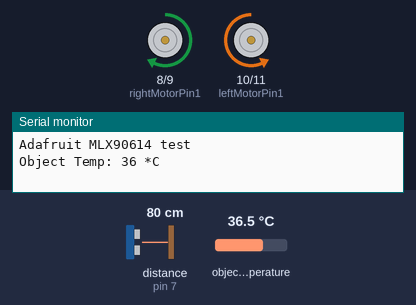
This sketch was run on a simulated Arduino Uno, built with avr-gcc and run on an emulated ATmega328P. Parts: motor-driver pin pairs drawn as motors (green arrow = first pin HIGH = forward, orange = second pin HIGH = backward, longer = more drive, scaled by the enable pin), the last lines printed to the serial monitor. Inputs (shaded band) come from the test bench; at power-on: distance to the obstacle (sensor on pin 7) 80 cm, object temperature 36.5 °C. The echo pulse lasts 58.3 µs per cm.

Above: at 1.7 s.
1.8 s: distance to the obstacle (sensor on pin 7) set to 54 cm
3.3 s: distance to the obstacle (sensor on pin 7) set to 48 cm
At 4.7 s:
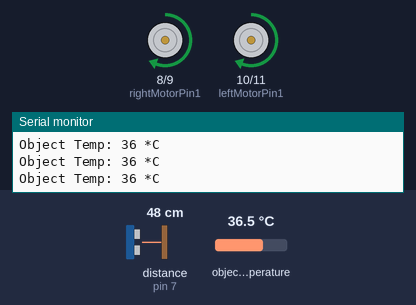
5.2 s: object temperature set to 24.3 °C
6.7 s: object temperature set to 23.7 °C
At 7.5 s:
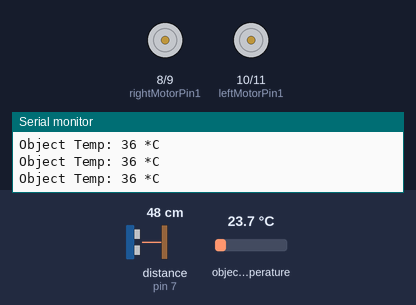
9.2 s: object temperature set to 26 °C
11.1 s: object temperature set to 20 °C
At 12.8 s:
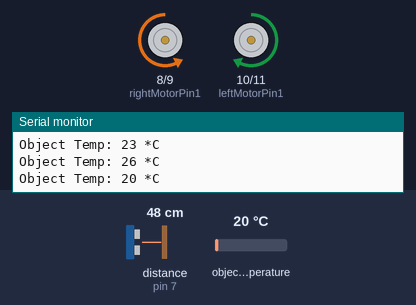
Timing chart, 0 to 16.0 s (numbered marks = the images above; inputs shaded):
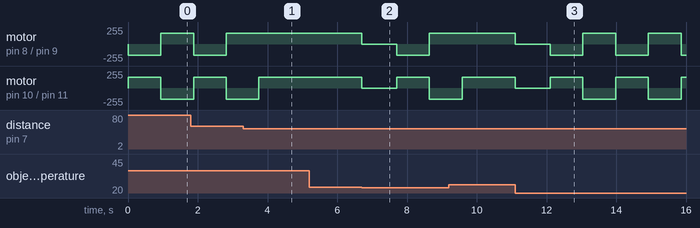

The sketch:

FINALPURSUECODE.ino
```cpp
#include <Adafruit_MLX90614.h>
#include "Ultrasonic.h"
#include <Wire.h>

#define ULTRASONIC_SENSOR_TRIG 9
#define ULTRASONIC_SENSOR_ECHO 8
#define MAX_REGULAR_MOTOR_SPEED 160
#define MAX_MOTOR_ADJUST_SPEED 165
#define DISTANCE_TO_CHECK 50
#define DISTANCE_TO_STOP 15
#define TURN_DURATION 500

// Right motor
int enableRightMotor = 5;
int rightMotorPin1 = 8;
int rightMotorPin2 = 9;

// Left motor
int enableLeftMotor = 6;
int leftMotorPin1 = 10;
int leftMotorPin2 = 11;

void rotateMotor(int rightMotorSpeed, int leftMotorSpeed);
void turnCar();
Ultrasonic ultrasonic(7);
Adafruit_MLX90614 mlx = Adafruit_MLX90614();

void setup() {
  Serial.begin(9600);
  while (!Serial);

  mlx.writeEmissivity(1.0);

  Serial.println("Adafruit MLX90614 test");

  if (!mlx.begin()) {
    Serial.println("Error connecting to MLX sensor. Check wiring.");
    while (1);
  }

  pinMode(enableRightMotor, OUTPUT);
  pinMode(rightMotorPin1, OUTPUT);
  pinMode(rightMotorPin2, OUTPUT);

  pinMode(enableLeftMotor, OUTPUT);
  pinMode(leftMotorPin1, OUTPUT);
  pinMode(leftMotorPin2, OUTPUT);

  rotateMotor(0, 0);
}

void loop() {
  int objectTemp = mlx.readObjectTempC();
  int distance = ultrasonic.MeasureInCentimeters();

  Serial.print("Object Temp: ");
  Serial.print(objectTemp);
  Serial.println(" *C");

  if (objectTemp < 24 || distance > DISTANCE_TO_CHECK)
  {
    turnCar();
    }

  else if (objectTemp >= 24 && distance > DISTANCE_TO_STOP && distance <= DISTANCE_TO_CHECK)
  {
    rotateMotor(MAX_REGULAR_MOTOR_SPEED, MAX_REGULAR_MOTOR_SPEED);
    while (true) {
      int objectTemp = mlx.readObjectTempC();
      int distance = ultrasonic.MeasureInCentimeters();
      if (objectTemp < 24 || distance > 0 && distance <= DISTANCE_TO_STOP || distance > DISTANCE_TO_CHECK) {
         rotateMotor(0, 0);
          delay(1000);
          return;
      }
    //  else if (distance > DISTANCE_TO_CHECK && objectTemp < 24)
      //  turnCar();
       // break;
  }
}

}

void turnCar() {
//Rotate car to left
    rotateMotor(-MAX_MOTOR_ADJUST_SPEED, MAX_MOTOR_ADJUST_SPEED);
    delay(930);

    //Read left side distance using ultrasonic sensor
  int objectTemp = mlx.readObjectTempC();
  int distance = ultrasonic.MeasureInCentimeters();

    if (objectTemp >= 24 && distance > 0 && distance <= DISTANCE_TO_CHECK)
    {
      rotateMotor(MAX_REGULAR_MOTOR_SPEED, MAX_REGULAR_MOTOR_SPEED);
      while (true) {
      int objectTemp = mlx.readObjectTempC();
      int distance = ultrasonic.MeasureInCentimeters();
      if (objectTemp < 24 || distance > 0 && distance <= DISTANCE_TO_STOP || distance > DISTANCE_TO_CHECK) {
         rotateMotor(0, 0);
          delay(1000);
          return;
      }
    }
    }
      else {
    //Rotate car to right
    rotateMotor(MAX_MOTOR_ADJUST_SPEED, -MAX_MOTOR_ADJUST_SPEED);
    delay(930);

    //Read right side distance using ultrasonic sensor
      int turningrightobjectTemp = mlx.readObjectTempC();
      int distanceRight = ultrasonic.MeasureInCentimeters();

    if (objectTemp >= 24 && distance > 0 && distance <= DISTANCE_TO_CHECK)
    {
      rotateMotor(MAX_REGULAR_MOTOR_SPEED, MAX_REGULAR_MOTOR_SPEED);
      while (true) {
      int objectTemp = mlx.readObjectTempC();
      int distance = ultrasonic.MeasureInCentimeters();
      if (objectTemp < 24 || distance > 0 && distance <= DISTANCE_TO_STOP || distance > DISTANCE_TO_CHECK) {
         rotateMotor(0, 0);
          delay(1000);
          return;
      }
  }
      }
}
}

void rotateMotor(int rightMotorSpeed, int leftMotorSpeed) {
  if (rightMotorSpeed < 0) {
    digitalWrite(rightMotorPin1, LOW);
    digitalWrite(rightMotorPin2, HIGH);
  } else if (rightMotorSpeed >= 0) {
    digitalWrite(rightMotorPin1, HIGH);
    digitalWrite(rightMotorPin2, LOW);
  }

  if (leftMotorSpeed < 0) {
    digitalWrite(leftMotorPin1, LOW);
    digitalWrite(leftMotorPin2, HIGH);
  } else if (leftMotorSpeed >= 0) {
    digitalWrite(leftMotorPin1, HIGH);
    digitalWrite(leftMotorPin2, LOW);
  }

  analogWrite(enableRightMotor, abs(rightMotorSpeed));
  analogWrite(enableLeftMotor, abs(leftMotorSpeed));
}
```

Measured:
- the behaviour switches between 51 and 50 cm on distance to the obstacle (sensor on pin 7) (found by bisection; images 0 and 1)
- the behaviour switches between 24 and 23.9 °C on object temperature (found by bisection; images 1 and 2)
- after the input at 5.2 s, every drawn part: stays the same
- after the input at 6.7 s, motor on pin 8 (rightMotorPin1) / pin 9 (rightMotorPin2): forward 160/255 → stopped at once, → backward 165/255 1.0 s later, → forward 165/255 0.93 s later; motor on pin 10 (leftMotorPin1) / pin 11 (leftMotorPin2): forward 160/255 → stopped at once, → forward 165/255 1.0 s later, → backward 165/255 0.93 s later
